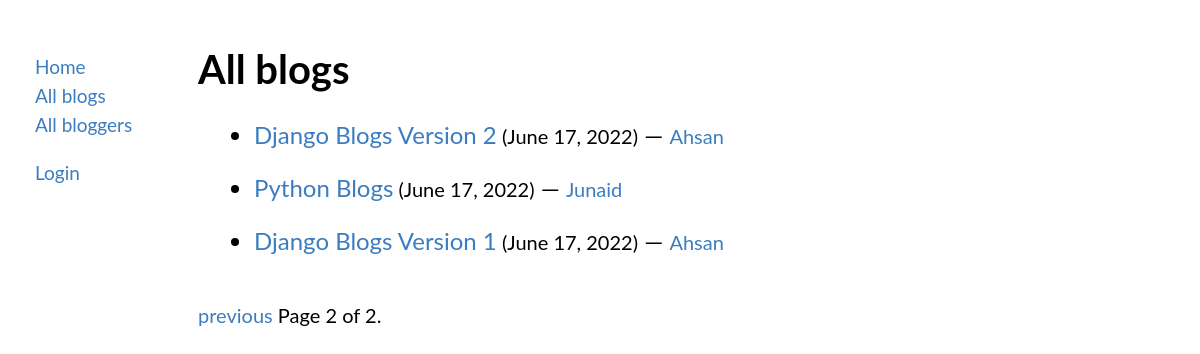
Screenshot of /blog/blogs?page=2 with the database file from the repository.
### blog/models.py (models this page shows, shortened)
class Blog(models.Model):
    author = models.ForeignKey(BlogAuthor, on_delete=models.CASCADE, related_name='blogs')
    blog_name = models.CharField(max_length=200)
    blog_desc = models.TextField()
    post_date = models.DateTimeField(auto_now_add=True)
    class Meta:
        ordering = ['-post_date']

class BlogAuthor(models.Model):
    user = models.OneToOneField(User, on_delete=models.CASCADE, primary_key=True)
    author_name = models.CharField(max_length=200)
    author_bio = models.TextField()
    def __str__(self):
        return self.author_name

### blog/views.py (the view)
# urls.py: path('blog/blogs', views.BlogsView.as_view(), name='blogs'),
class BlogsView(generic.ListView):
    model = Blog
    template_name = 'blog/blogs.html'
    context_object_name = 'blogs_list'
    paginate_by = 5

### blog/templates/blog/blogs.html (shortened to what this page needs)
{% extends "blog/base.html" %}
{% block content %}
<h1>All blogs</h1>
{% if blogs_list %}
    <ul>
    {% for blogs in blogs_list %}
        <li style="font-size: 1.5rem"><p><a href="{% url 'blog:blogsdetails' blogs.id%}">{{ blogs.blog_name }}</a><small> ({{ blogs.post_date | date }})</small> &#8212; <small><a href="{% url 'blog:bloggersdetails' blogs.author_id %}"> {{ blogs.author }}</a></small></p></li>
    {% endfor %}
    </ul>
    <br>
    <div class="pagination">
    <span class="step-links">
        {% if page_obj.has_previous %}
            <a href="?page={{ page_obj.previous_page_number }}">previous</a>
        {% endif %}
        <span class="current">
            Page {{ page_obj.number }} of {{ page_obj.paginator.num_pages }}.
        </span>
    </span>
</div>
{% else %}
    <p>No blogs are available.</p>
{% endif %}
{% endblock content %}

### rows the page displays
Blog: blog_name "Django Blogs Version 2", post_date "June 17, 2022", author "Ahsan"
Blog: blog_name "Python Blogs", post_date "June 17, 2022", author "Junaid"
Blog: blog_name "Django Blogs Version 1", post_date "June 17, 2022", author "Ahsan"

### other values shown
{{ page_obj.number }} "2"
{{ page_obj.paginator.num_pages }} "2"
